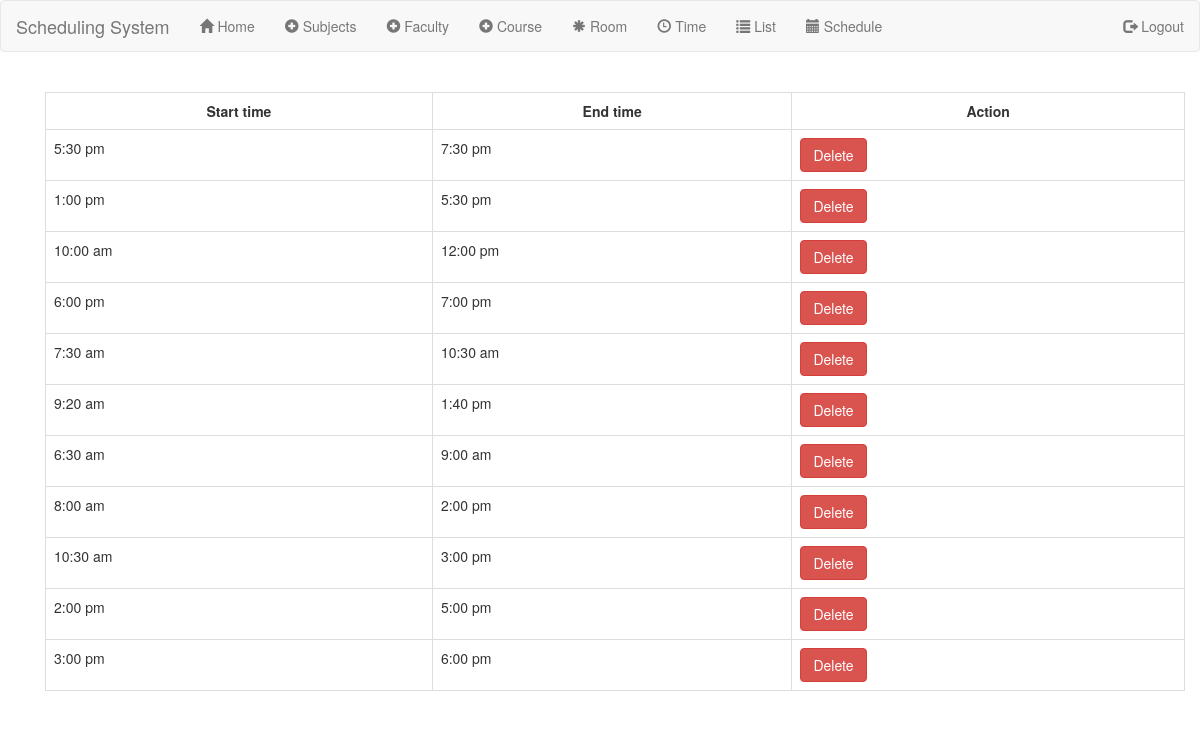
Page /timelist.php on the committed database.
### tables this page shows
CREATE TABLE `timer` (
  `id` int(11) NOT NULL,
  `start_time` varchar(250) NOT NULL,
  `end_time` varchar(250) NOT NULL
);

### timelist.php (the view, shortened to what this page needs)
<?php
   include_once("header.php");
   include_once("navbar.php");
?>
<html>
<head>
</head>
<body><br>
<div class="container">
<body>
    <?php
     echo "<tr>
            <td>";
			   $connect = mysqli_connect('localhost', 'root', '', 'schedule')or die("couldn't connect to the database!");
                    $query = ("SELECT * FROM timer");
                    $result = mysqli_query($connect, $query) or die(mysqli_error());
                    echo "<div class='container'><table width='' class='table table-bordered' border='1' >
                            <tr>
                             <th>Start time</th>
								             <th>End time</th>
                                <th>Action</th>
                            </tr>";
                        while($row = mysqli_fetch_array($result))
                        {
                        echo "<tr>";
                        echo "<td>" . $row['start_time'] . "</td>";
						            echo "<td>" . $row['end_time'] . "</td>";
                        echo "<td><form class='form-horizontal' method='post' action='timelist.php'>
                        <input name='id' type='hidden' value='".$row['id']."';>
                        <input type='submit' class='btn btn-danger' name='delete' value='Delete'>
                        </form></td>";
                        echo "</tr>";
                        }
                    echo "</table>";
            echo "</td>
        </tr>";
    ?>
</div>
	</body>
	</html>
<?php
   include_once("footer.php");
?>

### timelist.php (style rules this page uses)
body { background-image: url(); background-color: white; }
th { text-align: center; }
tr { height: 30px; }
td { padding-top: 5px; padding-left: 20px; padding-bottom: 5px; height: 20px; }

### rows in the picture
timer: start_time "5:30 pm", end_time "7:30 pm"
timer: start_time "1:00 pm", end_time "5:30 pm"
timer: start_time "10:00 am", end_time "12:00 pm"
timer: start_time "6:00 pm", end_time "7:00 pm"
timer: start_time "7:30 am", end_time "10:30 am"
timer: start_time "9:20 am", end_time "1:40 pm"
timer: start_time "6:30 am", end_time "9:00 am"
timer: start_time "8:00 am", end_time "2:00 pm"
timer: start_time "10:30 am", end_time "3:00 pm"
timer: start_time "2:00 pm", end_time "5:00 pm"
timer: start_time "3:00 pm", end_time "6:00 pm"
